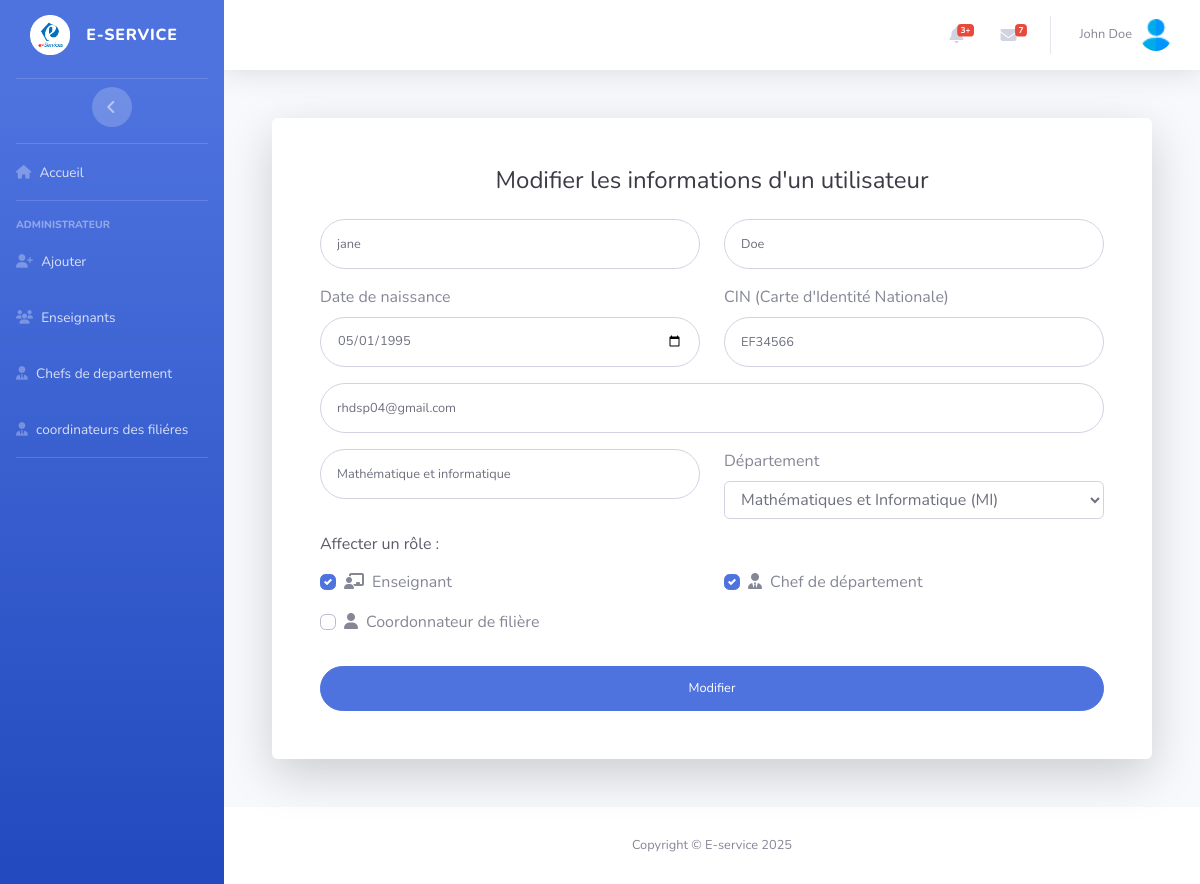
Screenshot of /Views/operations/Modifier.php?id=3 (signed in) with the database file from the repository.
### tables this page shows
CREATE TABLE `utilisateurs` (
  `id` int(11) NOT NULL,
  `firstName` varchar(50) NOT NULL,
  `lastName` varchar(75) NOT NULL,
  `CIN` varchar(10) NOT NULL,
  `Birthdate` date NOT NULL,
  `email` varchar(50) NOT NULL,
  `password` varchar(255) NOT NULL,
  `speciality` varchar(70) NOT NULL,
  `id_departement` int(11) NOT NULL,
  `creation_date` datetime NOT NULL DEFAULT current_timestamp(),
  `must_change_password` tinyint(1) DEFAULT 1
);

### Model/database.php (called while the page is built, shortened)
<?php
    function dataBaseConnection(){
        try{
            $pdo=new PDO('mysql:host=localhost;dbname=EserviceDB;port=3306;charset=utf8','root','',array(PDO::ATTR_ERRMODE=>PDO::ERRMODE_EXCEPTION));
        }catch(Exception $e){
            echo $e->getMessage();
        }
        return $pdo;
    }
    function GetFromDb($query,$values,$fetchAll=true){
        try {
            $pdo=dataBaseConnection();
            $stmt=$pdo->prepare($query);
            if (is_array($values)){
                $stmt->execute($values);
            }else{
                $stmt->execute([$values]);
            }
            if($fetchAll){
                $data=$stmt->fetchAll(PDO::FETCH_ASSOC);
            }else{
                $data=$stmt->fetch(PDO::FETCH_ASSOC);
            }
                return $data;
        } catch (Exception $e) {
            error_log("Error : " . $e->getMessage());
            return false;
        }
    }
    function GetSimpleDb($query,$fetchAll=true){
        try {
            $pdo=dataBaseConnection();
            $stmt=$pdo->query($query);
            if($fetchAll){
                $data=$stmt->fetchAll(PDO::FETCH_ASSOC);
            }else{
                $data=$stmt->fetch(PDO::FETCH_ASSOC);
            }
                return $data;
        } catch (Exception $e) {
            error_log("Error : " . $e->getMessage());
            return false;
        }
    }

### Views/operations/Modifier.php (the view, shortened to what this page needs)
<?php
    $admin=GetFromDb("SELECT * FROM utilisateurs WHERE id=? ;",$_SESSION['id'],false);
    $userName=$admin['firstName'].' '.$admin['lastName'];
    $id=$_GET['id'];
    $data=GetFromDb("SELECT * FROM utilisateurs WHERE id=? ;",$id,false);
    $roles=GetSimpleDb('SELECT * FROM userroles WHERE user_id='.$id.';');
?>
    <div id="wrapper">
    <?php require_once "../include/navBars/AdminNav.php";?>
   <?php require_once "../include/header.php";?>
                <div class="container-fluid">
                <div class="container">
<div class="card o-hidden border-0 shadow-lg my-5">
    <div class="card-body p-0">
        <div class="row">
            <div class="col-lg-12">
                <div class="p-5">
                    <div class="text-center">
                        <h1 class="h4 text-gray-900 mb-4">Modifier les informations d'un utilisateur</h1>
                    </div>
                    <form action="../../edit.php" class="user" method="POST">
                            <div class="form-group row">
                                <div class="col-sm-6 mb-3 mb-sm-0">
                                    <input type="text" class="form-control form-control-user" id="FirstName" name="firstName" placeholder="Prénom" value="<?=$data['firstName']?>" required>
                                </div>
                                <div class="col-sm-6">
                                    <input type="text" class="form-control form-control-user" id="LastName" name="lastName" placeholder="Nom" value="<?=$data['lastName']?>" required>
                                </div>
                            </div>
                            <div class="form-group row">
                                <div class="col-sm-6 mb-3 mb-sm-0">
                                    <?php $today = date('Y-m-d'); ?>
                                    <label for="birthdate" class="form-label">Date de naissance</label>
                                    <input type="date" class="form-control form-control-user" id="birthdate" name="birthdate" min="1900-01-01" max="<?php echo $today; ?>" value="<?=$data['Birthdate']?>" required>
                                </div>
                                <div class="col-sm-6">
                                    <label for="cin" class="form-label">CIN (Carte d'Identité Nationale)</label>
                                    <input type="text" class="form-control form-control-user" id="cin" name="cin"
                                        placeholder="Ex: AB12345" value="<?=$data['CIN']?>" required>
                                </div>
                            </div>
                            <div class="form-group">
                                <div class="mb-3">
                                    <input type="email" class="form-control form-control-user" id="InputEmail" name="email"
                                        placeholder="Adresse email" value="<?=$data['email']?>" required>
                                </div>
                            </div>
                            <div class="form-group row">
                                <div class="col-md-6 mb-3">
                                    <input type="text" class="form-control form-control-user" id="InputSpeciality" name="speciality" placeholder="Spécialité"  value="<?=$data['speciality']?>" required>
                                </div>
                                <div class="col-sm-6">
                                    <label for="department" class="form-label">Département </label>
                                    <select class="form-control" id="department" name="department" >
                                        <option value="1" <?= $data['id_departement']==1? 'selected':'';?>>Mathématiques et Informatique (MI)</option>
                                    </select>
                                </div>
                            </div>
                            <div class="form-group">
                                    <p class="h6 text-gray-800 mb-3">Affecter un rôle :</p>
                                    <div class="row">
                                        <div class="col-md-6">
                                                <div class="custom-control custom-checkbox mb-3">
                                                    <label class="custom-control-label" for="roleTeacher">
                                                        <i class="fas fa-chalkboard-teacher mr-2"></i>Enseignant
                                                    </label>
                                                </div>
                                            </div>
                                        <div class="col-md-6">
                                            <div class="custom-control custom-checkbox mb-3">
                                                <label class="custom-control-label" for="roleDeptHead">
                                                    <i class="fas fa-user-tie mr-2"></i>Chef de département
                                                </label>
                                            </div>
                                        </div>
                                        <div class="col-md-6">
                                            <div class="custom-control custom-checkbox mb-3">
                                                <label class="custom-control-label" for="roleCoordinator">
                                                    <i class="fas fa-user mr-2"></i>Coordonnateur de filière
                                                </label>
                                            </div>
                                        </div>
                                    </div>
                                </div>
                                <input type="submit" value="Modifier" class="btn btn-primary btn-user btn-block">
                            </form>
                </div>
            </div>
        </div>
    </div>
</div>
</div>
                </div>
            </div>
        <?php require_once "../include/footer.php";?>
<?php
    include_once "../dashboards.php";
?>

### Views/include/header.php (shortened to what this page needs)
<div id="content-wrapper" class="d-flex flex-column">
    <div id="content">
        <nav class="navbar navbar-expand navbar-light bg-white topbar mb-4 static-top shadow">
            <ul class="navbar-nav ml-auto">
                <li class="nav-item dropdown no-arrow mx-1">
                    <a class="nav-link dropdown-toggle" href="#" id="alertsDropdown" role="button"
                        data-toggle="dropdown" aria-haspopup="true" aria-expanded="false">
                        <i class="fas fa-bell fa-fw"></i>
                        <span class="badge badge-danger badge-counter">3+</span>
                    </a>
                </li>
                <li class="nav-item dropdown no-arrow mx-1">
                    <a class="nav-link dropdown-toggle" href="#" id="messagesDropdown" role="button"
                        data-toggle="dropdown" aria-haspopup="true" aria-expanded="false">
                        <i class="fas fa-envelope fa-fw"></i>
                        <span class="badge badge-danger badge-counter">7</span>
                    </a>
                </li>
                <li class="nav-item dropdown no-arrow">
                    <a class="nav-link dropdown-toggle" href="#" id="userDropdown" role="button"
                        data-toggle="dropdown" aria-haspopup="true" aria-expanded="false">
                        <span class="mr-2 d-none d-lg-inline text-gray-600 small"><?= $userName ?></span>
                        <img class="img-profile rounded-circle"
                            src="..\..\startbootstrap-sb-admin-2-gh-pages\img\logo3.png">
                    </a>
                </li>
            </ul>
        </nav>

### rows the page displays
utilisateurs: userName "John Doe"
utilisateurs: firstName "jane", lastName "Doe", birthdate "05/01/1995", cin "EF34566", email "rhdsp04@gmail.com", speciality "Mathématique et informatique", department "Mathématiques et Informatique (MI)"
